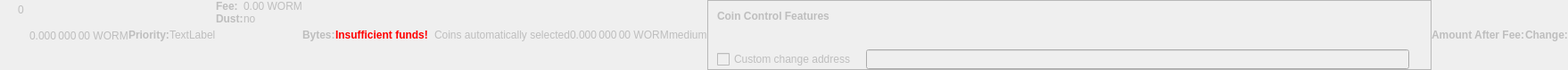
    <widget class="QWidget" name="dummyHideWidget" native="true">
     <property name="enabled">
      <bool>false</bool>
     </property>
     <property name="maximumSize">
      <size>
       <width>100</width>
       <height>22</height>
      </size>
     </property>
     <layout class="QHBoxLayout" name="dummyHideLayout">
      <property name="spacing">
       <number>0</number>
      </property>
      <property name="leftMargin">
       <number>0</number>
      </property>
      <property name="topMargin">
       <number>0</number>
      </property>
      <property name="rightMargin">
       <number>0</number>
      </property>
      <property name="bottomMargin">
       <number>0</number>
      </property>
      <item>
       <layout class="QFormLayout" name="formLayoutCoinControl1">
        <property name="horizontalSpacing">
         <number>10</number>
        </property>
        <property name="verticalSpacing">
         <number>14</number>
        </property>
        <property name="leftMargin">
         <number>10</number>
        </property>
        <property name="topMargin">
         <number>4</number>
        </property>
        <property name="rightMargin">
         <number>6</number>
        </property>
        <item row="0" column="1">
         <widget class="QLabel" name="labelCoinControlBytes">
          <property name="cursor">
           <cursorShape>IBeamCursor</cursorShape>
          </property>
          <property name="contextMenuPolicy">
           <enum>Qt::ActionsContextMenu</enum>
          </property>
          <property name="text">
           <string notr="true">0</string>
          </property>
          <property name="textInteractionFlags">
           <set>Qt::LinksAccessibleByMouse|Qt::TextSelectableByKeyboard|Qt::TextSelectableByMouse</set>
          </property>
         </widget>
        </item>
       </layout>
      </item>
      <item>
       <widget class="QLabel" name="labelCoinControlAfterFee">
        <property name="enabled">
         <bool>false</bool>
        </property>
        <property name="sizePolicy">
         <sizepolicy hsizetype="Fixed" vsizetype="Fixed">
          <horstretch>0</horstretch>
          <verstretch>0</verstretch>
         </sizepolicy>
        </property>
        <property name="minimumSize">
         <size>
          <width>111</width>
          <height>12</height>
         </size>
        </property>
        <property name="maximumSize">
         <size>
          <width>111</width>
          <height>12</height>
         </size>
        </property>
        <property name="cursor">
         <cursorShape>IBeamCursor</cursorShape>
        </property>
        <property name="contextMenuPolicy">
         <enum>Qt::ActionsContextMenu</enum>
        </property>
        <property name="text">
         <string notr="true">0.000 000 00 WORM</string>
        </property>
        <property name="textInteractionFlags">
         <set>Qt::LinksAccessibleByMouse|Qt::TextSelectableByKeyboard|Qt::TextSelectableByMouse</set>
        </property>
       </widget>
      </item>
      <item>
       <widget class="QLabel" name="labelCoinControlPriorityText">
        <property name="enabled">
         <bool>false</bool>
        </property>
        <property name="font">
         <font>
          <weight>75</weight>
          <bold>true</bold>
         </font>
        </property>
        <property name="text">
         <string>Priority:</string>
        </property>
       </widget>
      </item>
      <item>
       <layout class="QHBoxLayout" name="horizontalLayout">
        <item>
         <widget class="QLabel" name="WarningLabel">
          <property name="text">
           <string>TextLabel</string>
          </property>
         </widget>
        </item>
       </layout>
      </item>
      <item>
       <layout class="QFormLayout" name="formLayoutCoinControl3">
        <property name="horizontalSpacing">
         <number>0</number>
        </property>
        <property name="verticalSpacing">
         <number>0</number>
        </property>
        <property name="leftMargin">
         <number>0</number>
        </property>
        <property name="topMargin">
         <number>0</number>
        </property>
        <property name="rightMargin">
         <number>0</number>
        </property>
        <item row="0" column="0">
         <widget class="QLabel" name="labelCoinControlFeeText">
          <property name="enabled">
           <bool>false</bool>
          </property>
          <property name="font">
           <font>
            <weight>75</weight>
            <bold>true</bold>
           </font>
          </property>
          <property name="text">
           <string>Fee:</string>
          </property>
          <property name="margin">
           <number>0</number>
          </property>
         </widget>
        </item>
        <item row="0" column="1">
         <widget class="QLabel" name="labelCoinControlFee">
          <property name="enabled">
           <bool>false</bool>
          </property>
          <property name="cursor">
           <cursorShape>IBeamCursor</cursorShape>
          </property>
          <property name="contextMenuPolicy">
           <enum>Qt::ActionsContextMenu</enum>
          </property>
          <property name="text">
           <string notr="true">0.00 WORM</string>
          </property>
          <property name="textInteractionFlags">
           <set>Qt::LinksAccessibleByMouse|Qt::TextSelectableByKeyboard|Qt::TextSelectableByMouse</set>
          </property>
         </widget>
        </item>
        <item row="1" column="0">
         <widget class="QLabel" name="labelCoinControlLowOutputText">
          <property name="enabled">
           <bool>false</bool>
          </property>
          <property name="font">
           <font>
            <weight>75</weight>
            <bold>true</bold>
           </font>
          </property>
          <property name="text">
           <string>Dust:</string>
          </property>
         </widget>
        </item>
        <item row="1" column="1">
         <widget class="QLabel" name="labelCoinControlLowOutput">
          <property name="enabled">
           <bool>false</bool>
          </property>
          <property name="cursor">
           <cursorShape>IBeamCursor</cursorShape>
          </property>
          <property name="contextMenuPolicy">
           <enum>Qt::ActionsContextMenu</enum>
          </property>
          <property name="text">
           <string>no</string>
          </property>
          <property name="textInteractionFlags">
           <set>Qt::LinksAccessibleByMouse|Qt::TextSelectableByKeyboard|Qt::TextSelectableByMouse</set>
          </property>
         </widget>
        </item>
       </layout>
      </item>
      <item>
       <widget class="QLabel" name="labelCoinControlBytesText">
        <property name="enabled">
         <bool>false</bool>
        </property>
        <property name="font">
         <font>
          <weight>75</weight>
          <bold>true</bold>
         </font>
        </property>
        <property name="text">
         <string>Bytes:</string>
        </property>
       </widget>
      </item>
      <item>
       <layout class="QFormLayout" name="formLayoutCoinControl2">
        <property name="horizontalSpacing">
         <number>0</number>
        </property>
        <property name="verticalSpacing">
         <number>0</number>
        </property>
        <property name="leftMargin">
         <number>0</number>
        </property>
        <property name="topMargin">
         <number>0</number>
        </property>
        <property name="rightMargin">
         <number>0</number>
        </property>
       </layout>
      </item>
      <item>
       <layout class="QHBoxLayout" name="horizontalLayoutCoinControl2">
        <property name="spacing">
         <number>0</number>
        </property>
        <property name="bottomMargin">
         <number>0</number>
        </property>
       </layout>
      </item>
      <item>
       <widget class="QLabel" name="labelCoinControlInsuffFunds">
        <property name="enabled">
         <bool>false</bool>
        </property>
        <property name="minimumSize">
         <size>
          <width>0</width>
          <height>0</height>
         </size>
        </property>
        <property name="font">
         <font>
          <weight>75</weight>
          <bold>true</bold>
         </font>
        </property>
        <property name="styleSheet">
         <string notr="true">color:red;font-weight:bold;</string>
        </property>
        <property name="text">
         <string>Insufficient funds!</string>
        </property>
        <property name="margin">
         <number>5</number>
        </property>
       </widget>
      </item>
      <item>
       <layout class="QFormLayout" name="formLayoutCoinControl4">
        <property name="horizontalSpacing">
         <number>0</number>
        </property>
        <property name="verticalSpacing">
         <number>0</number>
        </property>
        <property name="leftMargin">
         <number>0</number>
        </property>
        <property name="topMargin">
         <number>0</number>
        </property>
        <property name="rightMargin">
         <number>0</number>
        </property>
       </layout>
      </item>
      <item>
       <widget class="QLabel" name="labelCoinControlChangeLabel">
        <property name="enabled">
         <bool>false</bool>
        </property>
        <property name="sizePolicy">
         <sizepolicy hsizetype="Preferred" vsizetype="Expanding">
          <horstretch>0</horstretch>
          <verstretch>0</verstretch>
         </sizepolicy>
        </property>
        <property name="minimumSize">
         <size>
          <width>0</width>
          <height>0</height>
         </size>
        </property>
        <property name="text">
         <string/>
        </property>
        <property name="margin">
         <number>3</number>
        </property>
       </widget>
      </item>
      <item>
       <widget class="QLabel" name="labelCoinControlAutomaticallySelected">
        <property name="enabled">
         <bool>false</bool>
        </property>
        <property name="sizePolicy">
         <sizepolicy hsizetype="Fixed" vsizetype="Fixed">
          <horstretch>0</horstretch>
          <verstretch>0</verstretch>
         </sizepolicy>
        </property>
        <property name="minimumSize">
         <size>
          <width>0</width>
          <height>0</height>
         </size>
        </property>
        <property name="maximumSize">
         <size>
          <width>240</width>
          <height>16777215</height>
         </size>
        </property>
        <property name="text">
         <string>Coins automatically selected</string>
        </property>
        <property name="margin">
         <number>5</number>
        </property>
       </widget>
      </item>
      <item>
       <widget class="QLabel" name="labelCoinControlChange">
        <property name="enabled">
         <bool>false</bool>
        </property>
        <property name="sizePolicy">
         <sizepolicy hsizetype="Fixed" vsizetype="Fixed">
          <horstretch>0</horstretch>
          <verstretch>0</verstretch>
         </sizepolicy>
        </property>
        <property name="minimumSize">
         <size>
          <width>111</width>
          <height>0</height>
         </size>
        </property>
        <property name="maximumSize">
         <size>
          <width>111</width>
          <height>16777215</height>
         </size>
        </property>
        <property name="cursor">
         <cursorShape>IBeamCursor</cursorShape>
        </property>
        <property name="contextMenuPolicy">
         <enum>Qt::ActionsContextMenu</enum>
        </property>
        <property name="text">
         <string notr="true">0.000 000 00 WORM</string>
        </property>
        <property name="textInteractionFlags">
         <set>Qt::LinksAccessibleByMouse|Qt::TextSelectableByKeyboard|Qt::TextSelectableByMouse</set>
        </property>
       </widget>
      </item>
      <item>
       <widget class="QLabel" name="labelCoinControlPriority">
        <property name="enabled">
         <bool>false</bool>
        </property>
        <property name="cursor">
         <cursorShape>IBeamCursor</cursorShape>
        </property>
        <property name="contextMenuPolicy">
         <enum>Qt::ActionsContextMenu</enum>
        </property>
        <property name="text">
         <string>medium</string>
        </property>
        <property name="textInteractionFlags">
         <set>Qt::LinksAccessibleByMouse|Qt::TextSelectableByKeyboard|Qt::TextSelectableByMouse</set>
        </property>
       </widget>
      </item>
      <item>
       <widget class="QFrame" name="frameCoinControl">
        <property name="sizePolicy">
         <sizepolicy hsizetype="Expanding" vsizetype="Expanding">
          <horstretch>0</horstretch>
          <verstretch>0</verstretch>
         </sizepolicy>
        </property>
        <property name="maximumSize">
         <size>
          <width>16777215</width>
          <height>16777215</height>
         </size>
        </property>
        <property name="frameShape">
         <enum>QFrame::StyledPanel</enum>
        </property>
        <property name="frameShadow">
         <enum>QFrame::Sunken</enum>
        </property>
        <layout class="QVBoxLayout" name="verticalLayoutCoinControl2_2">
         <property name="spacing">
          <number>0</number>
         </property>
         <property name="leftMargin">
          <number>0</number>
         </property>
         <property name="topMargin">
          <number>0</number>
         </property>
         <property name="rightMargin">
          <number>0</number>
         </property>
         <property name="bottomMargin">
          <number>0</number>
         </property>
         <item>
          <layout class="QVBoxLayout" name="verticalLayoutCoinControl" stretch="0,0,0,1">
           <property name="spacing">
            <number>0</number>
           </property>
           <property name="leftMargin">
            <number>10</number>
           </property>
           <property name="topMargin">
            <number>10</number>
           </property>
           <item>
            <layout class="QHBoxLayout" name="horizontalLayoutCoinControl1">
             <property name="bottomMargin">
              <number>15</number>
             </property>
             <item>
              <widget class="QLabel" name="labelCoinControlFeatures">
               <property name="enabled">
                <bool>false</bool>
               </property>
               <property name="sizePolicy">
                <sizepolicy hsizetype="Preferred" vsizetype="Maximum">
                 <horstretch>0</horstretch>
                 <verstretch>0</verstretch>
                </sizepolicy>
               </property>
               <property name="font">
                <font>
                 <weight>75</weight>
                 <bold>true</bold>
                </font>
               </property>
               <property name="styleSheet">
                <string notr="true">font-weight:bold;</string>
               </property>
               <property name="text">
                <string>Coin Control Features</string>
               </property>
              </widget>
             </item>
            </layout>
           </item>
           <item>
            <widget class="QWidget" name="widgetCoinControl" native="true">
             <property name="sizePolicy">
              <sizepolicy hsizetype="Preferred" vsizetype="Preferred">
               <horstretch>0</horstretch>
               <verstretch>0</verstretch>
              </sizepolicy>
             </property>
             <property name="minimumSize">
              <size>
               <width>0</width>
               <height>0</height>
              </size>
             </property>
             <property name="styleSheet">
              <string notr="true"/>
             </property>
             <layout class="QHBoxLayout" name="horizontalLayoutCoinControl5_2">
              <property name="leftMargin">
               <number>0</number>
              </property>
              <property name="topMargin">
               <number>0</number>
              </property>
              <property name="rightMargin">
               <number>0</number>
              </property>
              <property name="bottomMargin">
               <number>0</number>
              </property>
              <item>
               <layout class="QHBoxLayout" name="horizontalLayoutCoinControl3">
                <property name="spacing">
                 <number>20</number>
                </property>
                <property name="topMargin">
                 <number>0</number>
                </property>
                <property name="bottomMargin">
                 <number>10</number>
                </property>
               </layout>
              </item>
             </layout>
            </widget>
           </item>
           <item>
            <layout class="QHBoxLayout" name="horizontalLayoutCoinControl4" stretch="0,0,0">
             <property name="spacing">
              <number>12</number>
             </property>
             <property name="sizeConstraint">
              <enum>QLayout::SetDefaultConstraint</enum>
             </property>
             <property name="topMargin">
              <number>5</number>
             </property>
             <property name="rightMargin">
              <number>5</number>
             </property>
             <item>
              <widget class="QCheckBox" name="checkBoxCoinControlChange">
               <property name="enabled">
                <bool>false</bool>
               </property>
               <property name="toolTip">
                <string>If this is activated, but the change address is empty or invalid, change will be sent to a newly generated address.</string>
               </property>
               <property name="text">
                <string>Custom change address</string>
               </property>
              </widget>
             </item>
             <item>
              <widget class="QValidatedLineEdit" name="lineEditCoinControlChange">
               <property name="enabled">
                <bool>false</bool>
               </property>
               <property name="sizePolicy">
                <sizepolicy hsizetype="Expanding" vsizetype="Fixed">
                 <horstretch>0</horstretch>
                 <verstretch>0</verstretch>
                </sizepolicy>
               </property>
              </widget>
             </item>
             <item>
              <widget class="QLabel" name="labelCoinControlChangeLabel_2">
               <property name="sizePolicy">
                <sizepolicy hsizetype="Preferred" vsizetype="Expanding">
                 <horstretch>0</horstretch>
                 <verstretch>0</verstretch>
                </sizepolicy>
               </property>
               <property name="minimumSize">
                <size>
                 <width>0</width>
                 <height>0</height>
                </size>
               </property>
               <property name="text">
                <string/>
               </property>
               <property name="margin">
                <number>3</number>
               </property>
              </widget>
             </item>
            </layout>
           </item>
           <item>
            <spacer name="verticalSpacerCoinControl">
             <property name="orientation">
              <enum>Qt::Vertical</enum>
             </property>
             <property name="sizeHint" stdset="0">
              <size>
               <width>800</width>
               <height>1</height>
              </size>
             </property>
            </spacer>
           </item>
          </layout>
         </item>
        </layout>
       </widget>
      </item>
      <item>
       <widget class="QLabel" name="labelCoinControlAfterFeeText">
        <property name="enabled">
         <bool>false</bool>
        </property>
        <property name="minimumSize">
         <size>
          <width>0</width>
          <height>0</height>
         </size>
        </property>
        <property name="maximumSize">
         <size>
          <width>16777215</width>
          <height>16777215</height>
         </size>
        </property>
        <property name="font">
         <font>
          <weight>75</weight>
          <bold>true</bold>
         </font>
        </property>
        <property name="text">
         <string>Amount After Fee:</string>
        </property>
        <property name="alignment">
         <set>Qt::AlignLeading|Qt::AlignLeft|Qt::AlignVCenter</set>
        </property>
        <property name="margin">
         <number>0</number>
        </property>
       </widget>
      </item>
      <item>
       <widget class="QLabel" name="labelCoinControlChangeText">
        <property name="enabled">
         <bool>false</bool>
        </property>
        <property name="sizePolicy">
         <sizepolicy hsizetype="Preferred" vsizetype="Preferred">
          <horstretch>0</horstretch>
          <verstretch>0</verstretch>
         </sizepolicy>
        </property>
        <property name="minimumSize">
         <size>
          <width>0</width>
          <height>0</height>
         </size>
        </property>
        <property name="maximumSize">
         <size>
          <width>16777215</width>
          <height>16777215</height>
         </size>
        </property>
        <property name="font">
         <font>
          <weight>75</weight>
          <bold>true</bold>
         </font>
        </property>
        <property name="text">
         <string>Change:</string>
        </property>
        <property name="alignment">
         <set>Qt::AlignLeading|Qt::AlignLeft|Qt::AlignVCenter</set>
        </property>
       </widget>
      </item>
     </layout>
    </widget>
